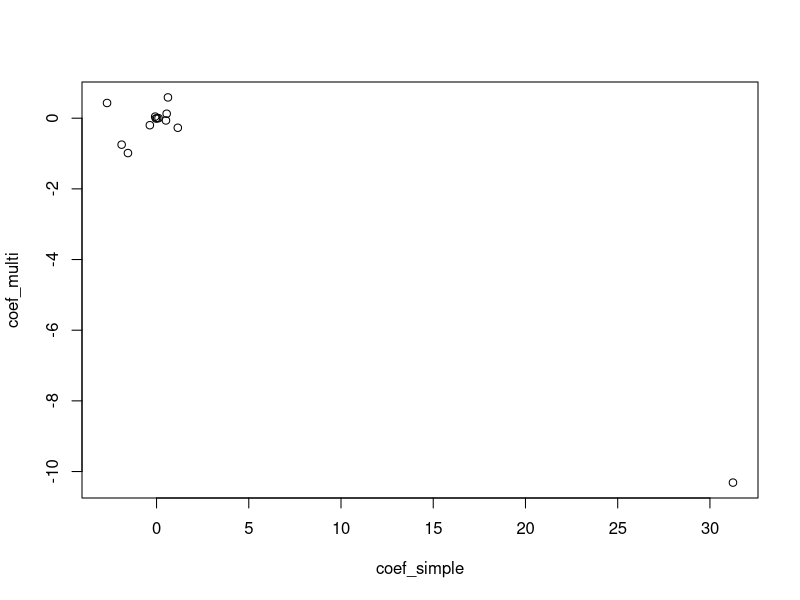

R code for this plot:

library(MASS)

summary(Boston)

Boston2 = Boston
coef_simple = c()
Boston2$chas = as.factor(Boston$chas)
for (p in 2:length(Boston2)){
    pred = Boston[,p]
    print(colnames(Boston2)[p])
    lm.fit = lm(crim~pred,data=Boston)
    coef_simple = c(coef_simple, coef(lm.fit)[-1]) # for part (c)
    print(summary(lm.fit))
}

summary(Boston2)

lm.fit_all = lm(crim~.,data=Boston2)
summary(lm.fit_all)

coef_multi = coef(lm.fit_all)[-1]
plot(coef_simple, coef_multi)

for (p in 2:length(Boston)){
    pred = Boston[,p]
    if (colnames(Boston)[p]!="chas"){
        print(colnames(Boston)[p])
        lm.fit = lm(crim~poly(pred,3), data=Boston)
        print(summary(lm.fit))
    }
}


